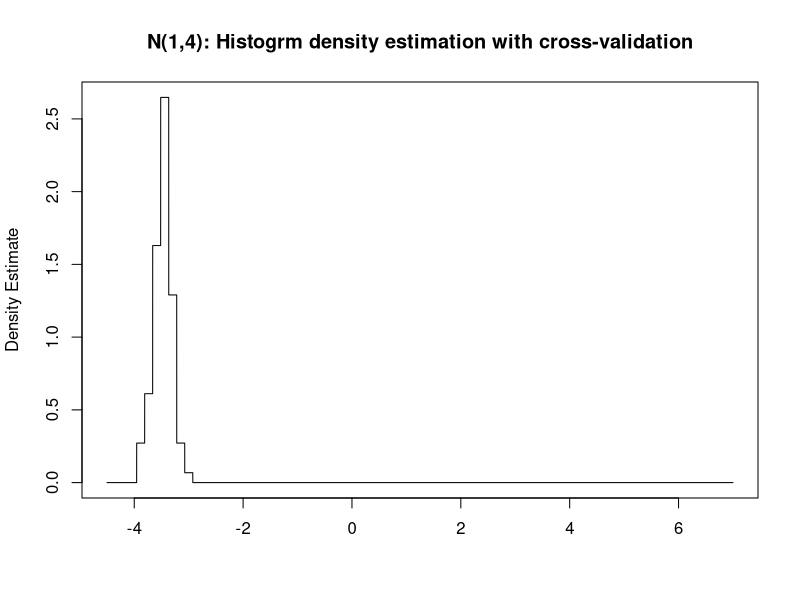
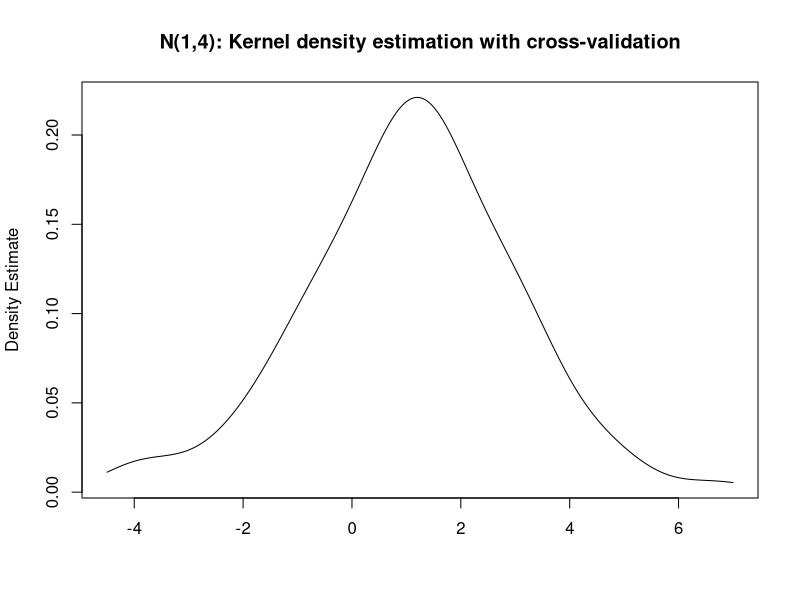
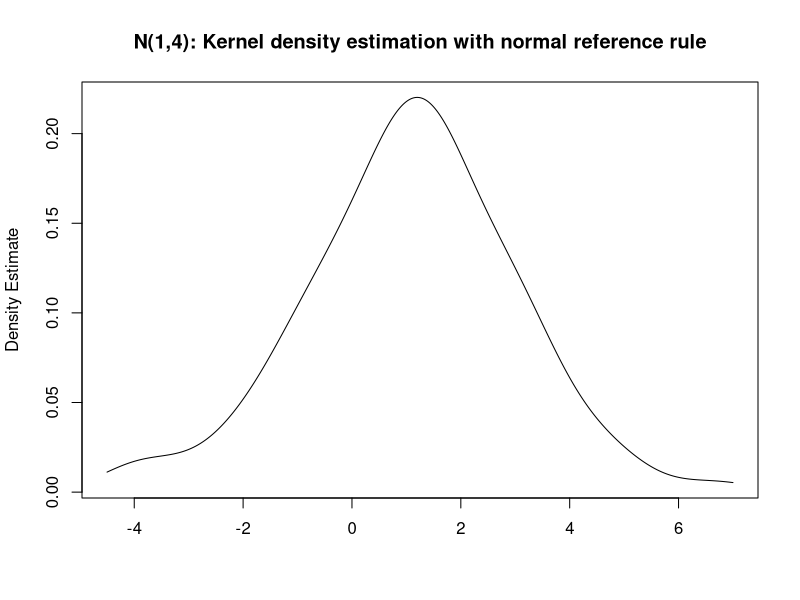
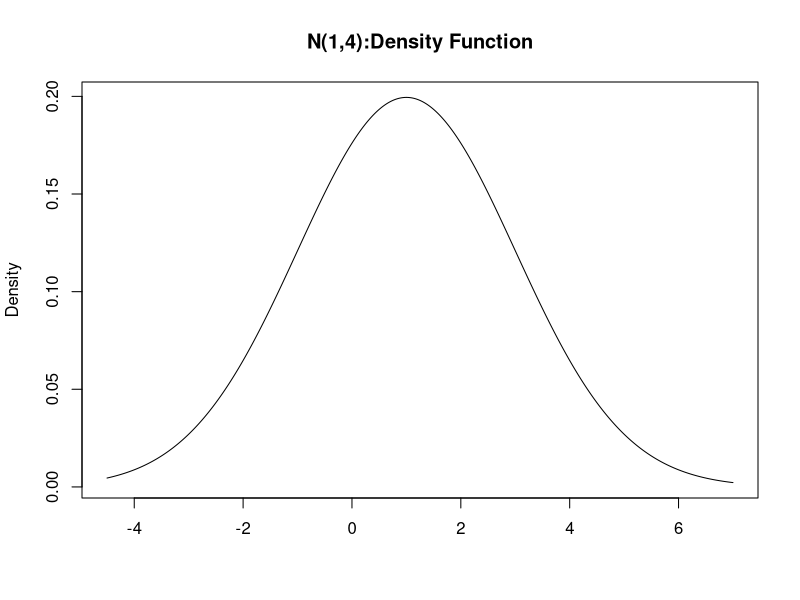
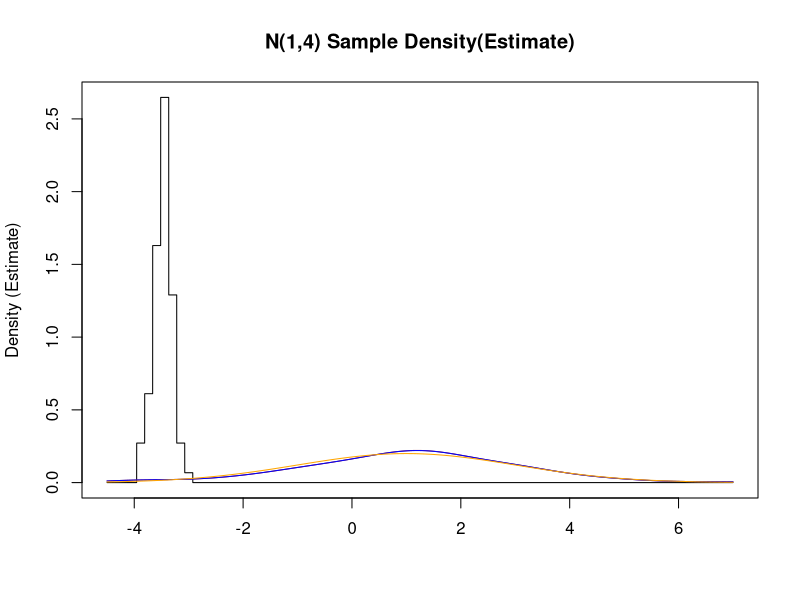
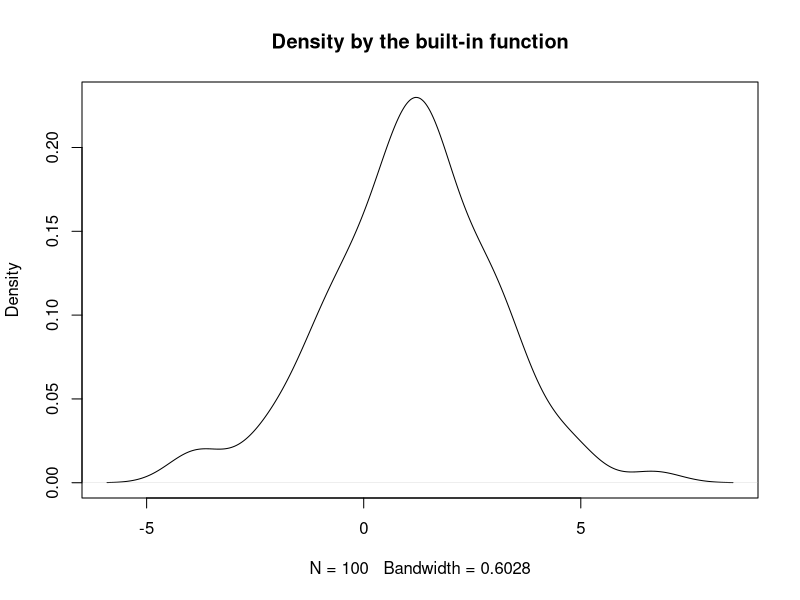

Write R code to recreate these figures, in order.
## ---- chunk 1
#Generate samples from N(1,4)
set.seed(35421)
data<-rnorm(100,mean=1,sd=2)
data
## ---- chunk 2
estden.hist <- function(x,data,h){
  n <- length(data)
  range <- max(data)-min(data)
  block <- floor((x-min(data))/h)
  p.hat <- sum(data>=min(data)+range*(block-1)*h &
                 data<min(data)+range*block*h)/n
  return(p.hat/h)
}

## ---- chunk 3

band.hcv<- function(data){
  h.candidate <- seq(from = 0.002, to = 0.7, by = 0.0001)
  n <- length(data)
  nh <- length(h.candidate)
  range <- max(data)-min(data)
  riskseq <- c()
  for (i in 1:nh){
    h <- h.candidate[i]
    p.hat = c()
    for (j in 1:n){
      p.hat[j] = sum(data>=min(data)+range*(j-1)*h
                     & data<min(data)+range*j*h)/n
    }
    
    # Empirical risk (6.16)
    riskseq[i] <- 2/h/(n-1)-(n+1)/h/(n-1)*sum(p.hat^2)
    }
  return(h.candidate[which.min(riskseq)])
  }


## ---- chunk 4

estden.kernel <- function(x, data, h){
  n <- length(data)
  kernel.RBF <- function(x){exp(-(x^2)/2) / sqrt(2 * pi)}
  return(sum(kernel.RBF((x - data)/h)) / (n*h))
  }

## ---- chunk 5
band.kcv<- function(data){
  h.candidate <- seq(from = 0.002, to = 0.7, by = 0.0001)
  n <- length(data)
  nh <- length(h.candidate)
  riskseq <- c()
  for (i in 1:nh){
    h <- h.candidate[i]
    # Integrated square estimation
    estdensq.kernel <- function(x){estden.kernel(x, data = data, h = h)^2}
    J1 <- integrate(Vectorize(estdensq.kernel),
                    lower = -1, upper = 2, subdivisions = 2000)$value
    # leave-one-out
    J2 <- 0
    for (j in 1:n){
      J2 <- J2 + estden.kernel(data[j], data = data[-j], h = h)
      }
    # Empirical risk (6.33)
    riskseq[i] <- J1 - (2 * J2)/n
    }
  return(h.candidate[which.min(riskseq)])
  }


## ---- chunk 6

band.normal <-function(data){
  n <- length(data)
  s <- sd(data)
  qdata <- as.vector(quantile(data,probs=c(0.25,0.75)))
  Q <- qdata[2]-qdata[1]
  sigma <- min(s, Q/1.34)
  h <- 1.06*sigma*n^(-1/5)
  return(h)
  }


## ---- chunk 7

# Density estimation
x.grid <- seq(from = -4.5, to = 7, by = 0.001)

# Histogram : Cross-Validation
h.hcv <- band.hcv(data)
y.grid_Hist <- sapply(x.grid, estden.hist, data = data, h = h.hcv)
plot(x.grid, y.grid_Hist, type = "l", xlab = "", ylab = "Density Estimate",
     main = "N(1,4): Histogrm density estimation with cross-validation")

# Kernel: Cross-Validation
h.kcv <- band.kcv(data)
y.grid_kernel <- sapply(x.grid, estden.kernel, data = data, h = h.kcv)
plot(x.grid, y.grid_kernel, type = "l", xlab = "", ylab = "Density Estimate",
     main = "N(1,4): Kernel density estimation with cross-validation")

# Kernel: Normal reference rule
h.normal <- band.normal(data)
y.grid_NRR <- sapply(x.grid, estden.kernel, data = data, h = h.normal)
plot(x.grid, y.grid_NRR, type = "l", xlab = "", ylab = "Density Estimate",
     main = "N(1,4): Kernel density estimation with normal reference rule")

# Density Function of N(1,4)
y.grid_denfunc <- sapply(x.grid,dnorm,mean=1,sd=2)
plot(x.grid, y.grid_denfunc, type = "l", xlab = "", ylab = "Density",
     main = "N(1,4):Density Function")


## ---- chunk 8
#Combined Plot
plot(x.grid, y.grid_Hist, type = "l", xlab = "", ylab = "Density (Estimate)",
     main = "N(1,4) Sample Density(Estimate)")
lines(x.grid, y.grid_kernel,col="brown")
lines(x.grid, y.grid_NRR,col="blue")
lines(x.grid, y.grid_denfunc,col="orange")


## ---- chunk 9
#The built-in function

plot(density(data),main="Density by the built-in function")


